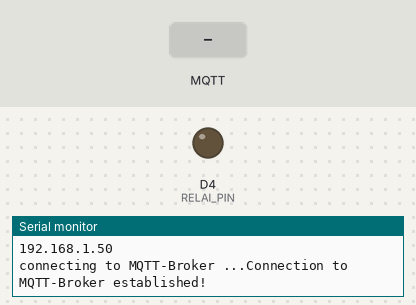
Bench run of a program on a simulated ESP8266 (NodeMCU). Shown: output pins drawn as LEDs (lit = HIGH), the last lines printed to the serial monitor. The test bench sets the inputs (shaded band). WiFi joins after 1.5 s; servers stay silent unless stated; no MQTT or app messages arrive unless stated.

Above: at 3.2 s.
3.3 s: MQTT message "ON" arrives on the first subscribed topic
At 4.2 s:
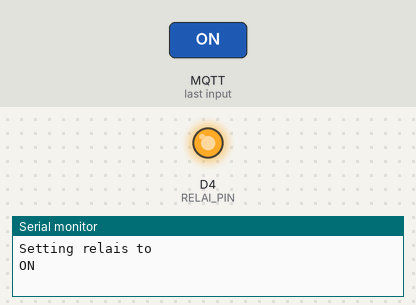
4.8 s: MQTT message "OFF" arrives on the first subscribed topic
At 5.3 s:
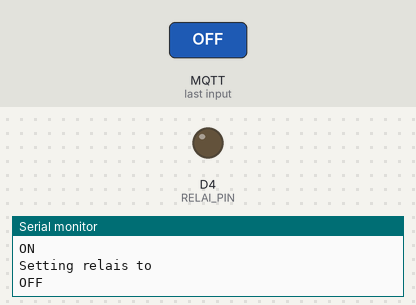
Timing chart, 0 to 7.8 s (numbered marks = the images above; inputs shaded):
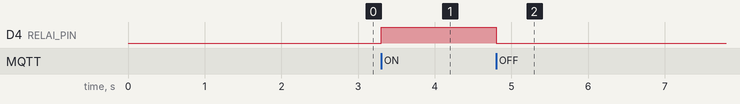

Measured:
- after the input at 3.3 s, D4 (RELAI_PIN): LOW → HIGH at once
- after the input at 4.8 s, D4 (RELAI_PIN): HIGH → LOW at once

The program:

main.cpp
```cpp
#include <Arduino.h>
#include <ESP8266WiFi.h>
#include <MQTT.h>
#include <stdio.h>

// WIFI Config
#define WIFI_SSID ""
#define WIFI_PASSWD " "

// MQTT Config
#define MQTT_HOST IPAddress(0,0,0,0)
#define MQTT_PORT 1883

// Topic Config
#define MQTT_SUB_COMMAND "esp/switch/command"
#define MQTT_PUB_STATUS "esp/switch/status"

// Init
WiFiClient espClient;
MQTTClient mqttClient;

#define RELAI_PIN D4

// function decleration
void connectToWifi();

void connectToMqttBroker();

void recievedMessage(String& topic, String& payload);


void setup() {
  pinMode(RELAI_PIN, OUTPUT);
  Serial.begin(9600);

  connectToWifi();
  connectToMqttBroker();
  mqttClient.onMessage(recievedMessage);
}

void loop() {
  mqttClient.loop();
  delay(10);

  if(!mqttClient.connected()){
    connectToMqttBroker();
  }
}

// function definition
void connectToWifi(){
  WiFi.begin(WIFI_SSID, WIFI_PASSWD);

  while (WiFi.status() != WL_CONNECTED) {
        Serial.println("Not Connected to WiFi... Trying to reconnect");
        delay(1000);
    }

  Serial.println("Connected to WiFi!");
  Serial.println(WiFi.localIP());
}

void connectToMqttBroker(){
  mqttClient.begin(MQTT_HOST, espClient);

  Serial.print("\nconnecting to MQTT-Broker ...");
  while (!mqttClient.connect("esp8266", "USER", "PW")) {
    Serial.print(".");
    delay(1000);
  }

  Serial.println("Connection to MQTT-Broker established!");
  mqttClient.subscribe(MQTT_SUB_COMMAND);
}

void recievedMessage(String& topic, String& payload){
  if(topic=="esp/switch/command"){
    Serial.println("Setting relais to ");
    if(payload == "ON"){
      digitalWrite(RELAI_PIN,HIGH);
      Serial.println("ON");
    }
    else if(payload=="OFF"){
      digitalWrite(RELAI_PIN,LOW);
      Serial.println("OFF");
    }
  Serial.println("");
  }
}
```
